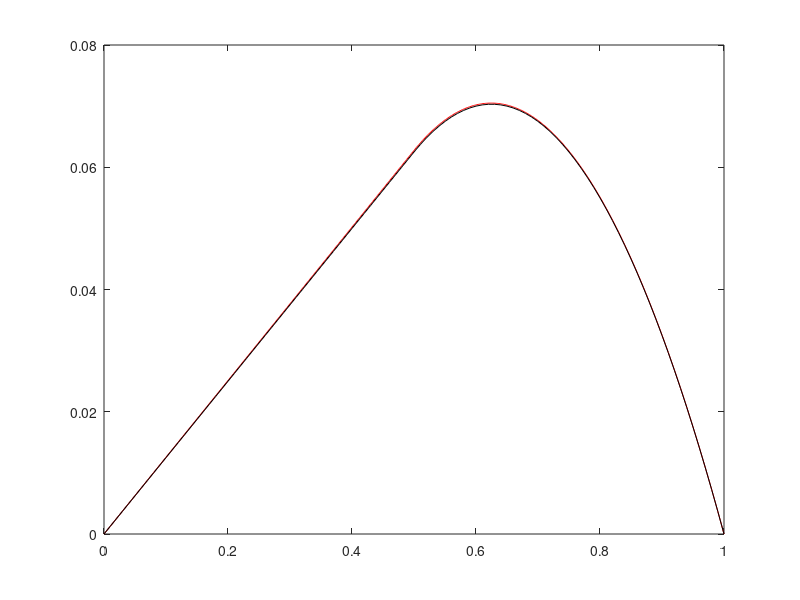

The MATLAB script that drew this image:
m=511; % number of unknowns
h=1/(m+1); % mesh width

x=[0:h:1];  % x-grid

u=zeros(m+2,1);  % Initialize solution vector
u(1)=0;     % Boundary condition, u(x=0)
u(m+2)=0;   % Boundary condition, u(x=1)

f=@(x) 0;  % u''=f(x)

F=zeros(m,1);   % Column vector for numerical scheme.
F(1)=f(x(2))-u(1)/h^2;  % f(x=h)-f(x=0)/h^2
F(m)=f(x(m+1))-u(m+2)/h^2;  % f(x=m*h)-f(x=1)/h^2
for i=2:m-1
    if x(i+1)<0.5
        F(i)=0;
    else F(i)=1;
    end
end

A=zeros(m,m);   % Matrix for numerical scheme.
A(1,1)=2;  % Columns 1 and m done manually because they do not
A(1,2)=-1;   %   include both the lower and upper diagonals.
A(m,m)=2;  
A(m,m-1)=-1;
for i=2:m-1; 
    A(i,i)=2;  % main diagonal is -2
    A(i,i-1)=-1; % upper diagonal is 1
    A(i,i+1)=-1; % lower diagonal is 1
end

u(2:m+1)=h^2.*(A^(-1)*F);
u=u';

%exact=@(x) (-1/pi^2)*sin(pi*x); % exact solution

exact1=@(x) 0.125.*x;
region1=[0:0.01:0.5]; 
exact2=@(x) -0.5.*x.^2+0.625.*x-0.125;
region2=[0.5:0.01:1];


plot(x,u,'r',region1,exact1(region1),'-k',region2,exact2(region2),'-k')
%plot(x,abs(u-exact(x)),'r')

exact=zeros(1,length(x));

for i=1:length(x)
    if x(i)<0.5
        exact(i)=0.125*x(i);
    else exact(i)=-0.5*x(i)^2+0.625*x(i)-0.125;
    end
end

grid_error=sqrt(h)*norm(abs(u-exact))


%%
% v4.30.n2

% Plot 1  (Spring 2017, Report 3)
% Log-Log plot of error vs. h for f(x)=sin(pi*x) and grid refinements of
% 0.5 for 2^{-3} through 2^{-6}.
% x=[2^(-6),2^(-5),2^(-4),2^(-3)]; % mesh size
% y=[1.439e-5,5.752e-5,2.306e-4,9.279e-4]; % associated 2-grid-norm errors
% loglog(x,y,'-o')
% title('Errors in Centered Difference Appx. vs. Mesh Size')
% xlabel('mesh size (h)'); ylabel('Error on (0,1)')

% v4.30.n3
% Plot 2  (Spring 2017, Report 3)
% Plot of solutions for f(x)=(0 if x<0.5)U(1 if x>=0.5) and grids of
%   m=6,7,14,15 plus the exact solution of 
%   u(x)=-0.125*x if x<0.5, 0.5*x^2-0.625*x+0.125 if x>=0.5
% Here, (xi,ui)=(grid with m=i, solution with m=i)
%   region1=x<0.5, exact1=solution for x<0.5
% plot(x6,u6,'r--',x7,u7,'r',x14,u14,'b--',x15,u15,'b',region1,exact1(region1),'k',region2,exact2(region2),'k')
% lgnd=legend('$h=1/7$','$h=1/8$','$h=1/15$','$h=1/16$','exact');
% set(lgnd,'Interpreter','latex')
% lgnd.Location='north';

% v5.3.n1
% Plot 3   (Spring 2017, Report 3)
% Absolute value of pointwise error for f(x)=(0 if x<0.5)U(1 if x>=0.5) 
%   and grids of m=6,7,14,15 with the exact solution:
%   u(x)=-0.125*x if x<0.5, 0.5*x^2-0.625*x+0.125 if x>=0.5.
% Here, (xi,erri)=(grid with m=i, abs(error) with m=i)
% plot(x6,err6,'r--',x7,err7,'r',x14,err14,'b--',x15,err15,'b')
% lgnd=legend('$h=1/7$','$h=1/8$','$h=1/15$','$h=1/16$');
% set(lgnd,'Interpreter','latex')
% lgnd.Location='northeast';

% v5.6.n1
% Plot 4 (Spring 2017, Report 4)
% Grid-2-Norm error for f(x)=(0 if x<0.5)U(1 if x>=0.5) and grids which do
%   and do not include  x=0.5.  
%     h_even={time steps with x=0.5 included}
%     E_even={respective errors in solution}
% Similarly for H_odd, E_odd.
%h_even=[1.25e-1,4.167e-2,3.125e-2,1.825e-2,1.02e-2,7.46e-3];
%E_even=[5.3488e-3,2.3442e-3,1.8687e-3,1.1952e-3,6.925e-4,5.149e-4];
%h_odd=[1.4286e-1,5.263e-2,2.875e-2,1.887e-2,9.901e-3,7.752e-3];
%E_odd=[1.0333e-2,1.5132e-3,4.546e-4,1.998e-4,5.54e-5,3.40e-5];
% Calculate approximate rate of convergence values
%p_even=zeros(1,length(h_even)-1);
%p_odd=zeros(1,length(h_odd)-1);
%for i=2:length(p_even)+1
%   p_even(i-1)=(log(E_even(i))-log(E_even(i-1)))/(log(h_even(i))-log(h_even(i-1)));
%   p_odd(i-1)=(log(E_odd(i))-log(E_odd(i-1)))/(log(h_odd(i))-log(h_odd(i-1)));
%end
% Average p value
%p_even_avg=(1/length(p_even))*sum(p_even);
%p_odd_avg=(1/length(p_odd))*sum(p_odd);
%Log-Log plot of time step vs. error
%loglog(h_even,E_even,'r--o',h_odd,E_odd,'b--o',h_even,h_even.^2,'k')
%grid on
%legend('Mesh w/ x=0.5','Mesh w/out x=0.5','Order 2 Convergence')
%xlabel('Mesh Width'); ylabel('Error')

% v5.6.n2
% Plot 5
% The "odd" system above yielded order 2 convergence as would be hoped for
%   with the centered difference approximation that we used.  "Even"
%   yielded order 0.85 convergence.  We now test the order of convergence
%   for a set of grids which both do and do not include x=0.5.
% h_mix=[h_even(1),h_odd(2),h_even(3),h_odd(4),h_even(5),h_odd(6)];
% E_mix=[E_even(1),E_odd(2),E_even(3),E_odd(4),E_even(5),E_odd(6)];
% p_mix=zeros(1,length(h_mix)-1);
% for i=2:length(p_mix)+1
%     p_mix(i-1)=(log(E_mix(i))-log(E_mix(i-1)))/(log(h_mix(i))-log(h_mix(i-1)));
% end
% p_mix_avg=(1/length(p_mix))*sum(p_mix)
% loglog(h_mix,E_mix,'r--o',h_mix,h_mix.^2,'k--o')
% grid on
% legend('Mixed Mesh','Order 2 Convergence')
% xlabel('Mesh Width'); ylabel('Error')
